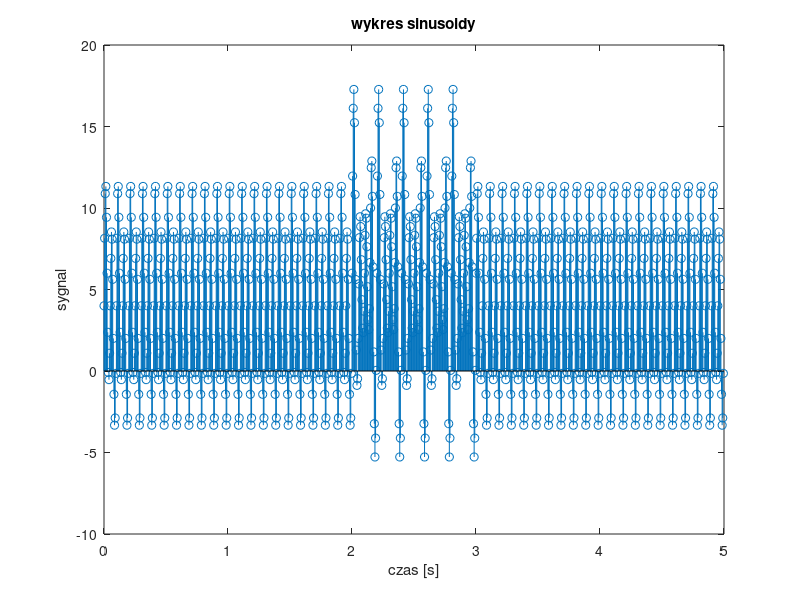

The MATLAB source for this figure:
fp = 200;

f1 = 10;
f2 = 20;
f3 = 15;

fi1 = 0;
fi2 = 0;
fi3 = 0;

A1 = 2;
A2 = 6;
A3 = 4;

k0 = 2;

% Liczba próbek sygnału
N = 1000; 

% Wektor czasu 
t = 0:1/fp:(N-1)/fp; 
x1 = k0 + A1*sin(2*pi*f1*t+fi1);
x2 = k0 + A2*sin(2*pi*f2*t+fi2);

% Definicja czasu trwania trzeciej składowej 

start_time = 2;
end_time = 3;

% Tworzenie trzeciej składowej na podstawie 2 oraz 3 sekundy

x3 = zeros(size(t));
index = (t >= start_time) & (t <= end_time);
x3(index) = k0 + A3*sin(2*pi*f3*t(index)+fi3);


x = x1 + x2 + x3;

stem(t, x);
xlabel('czas [s]');
ylabel('sygnal');
title('wykres sinusoidy');

